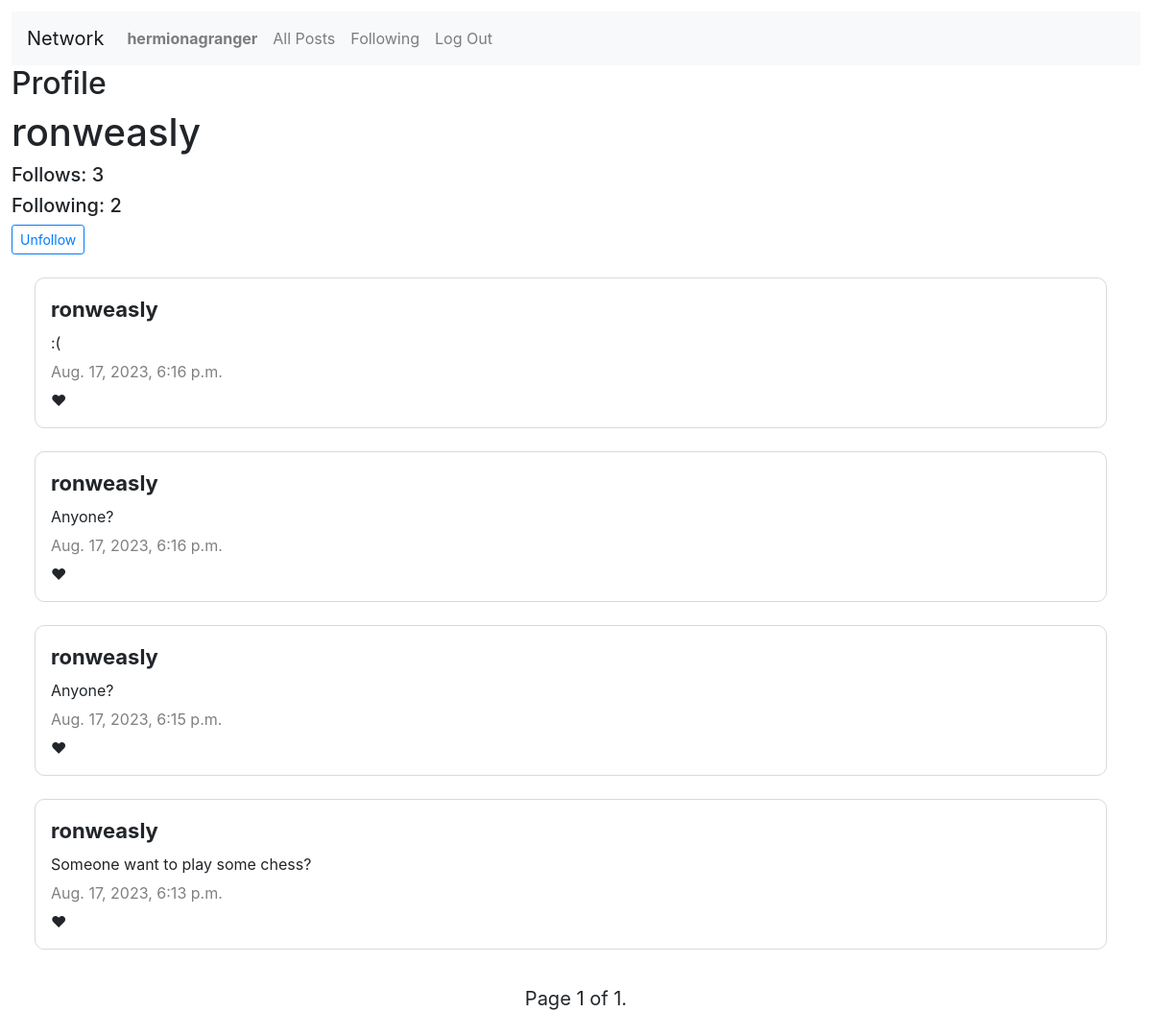
Page /3 (signed in) on the committed database.
### network/models.py (models this page shows, shortened)
class User(AbstractUser):
    pass

class Post(models.Model):
    post = models.CharField(max_length=5000)
    user = models.ForeignKey(User, on_delete=models.CASCADE)
    date = models.DateTimeField(auto_now_add=True)
    users_like = models.ManyToManyField(User, related_name='users_liked')

### network/views.py (the view, shortened to what this page needs)
# urls.py: path("<int:user_id>", views.profile, name="profile"),
def profile(request, user_id):
    follows = Follows.objects.filter(user_follows=user_id).count()
    following = Follows.objects.filter(user=user_id).count()
    if request.user.is_authenticated:
        follows_check = Follows.objects.filter(user=request.user, user_follows=user_id).exists()
    else:
        follows_check = None
    user_posts = Post.objects.filter(user_id=user_id).order_by('-date')
    post_list = user_posts
    paginator = Paginator(post_list, 10)
    page_number = request.GET.get('page')
    page_obj = paginator.get_page(page_number)
    return render(request, "network/profile.html", {
        "user_profile": User.objects.get(id=user_id),
        "user_posts": user_posts,
        "user_id": user_id,
        "follows_check": follows_check,
        "follows": follows,
        "following": following,
        "page_obj": page_obj,
    })

### network/templates/network/profile.html (shortened to what this page needs)
{% extends "network/layout.html" %}
{% load static %}
{% block body %}
    <h2>Profile</h2>
    <h1>{{ user_profile.username }}</h1>
    <h5>Follows: {{ follows }}</h5>
    <h5>Following: {{ following }}</h5>
    {% if user.is_authenticated %}
        {% if user_profile != request.user%}
            {% if follows_check == False %}
                <form action="{% url 'profile' user_id %}" method="post">
                    {% csrf_token %}
                    <input type="hidden" value="Follow" name="follow_status">
                    <button type="submit" class="btn btn-sm btn-outline-primary">Follow</button>
                </form>
            {% else %}
                <form action="{% url 'profile' user_id %}" method="post">
                    <button type="submit" class="btn btn-sm btn-outline-primary">Unfollow</button>
                </form>
            {% endif %}
        {% endif %}
    {% endif %}
    {% for user_posts in page_obj %}
        <table>
            <thead>
                <th><div>{{ user_posts.user }}</div></th>
            </thead>
            <tbody>
                <tr>
                    <td class="post">
                        <div id="post{{ user_posts.id }}">{{ user_posts.post }}</div>
                    </td>
                </tr>
                <tr><td><div class="date">{{ user_posts.date }}</div></td></tr>
                <tr>
                    <td>
                        <span id="likes_amount_{{ user_posts.id }}" class="likes_amount" data-id="{{ user_posts.id }}"></span>&#10084;
                    </td>
                </tr>
            </tbody>
        </table>
    {% endfor %}
    <div class="center">
        <div class="pagination">
            <span class="step-links">
                <span class="current">
                    Page {{ page_obj.number }} of {{ page_obj.paginator.num_pages }}.
                </span>
            </span>
        </div>
    </div>
{% endblock %}

### network/templates/network/layout.html (shortened to what this page needs)
{% load static %}
<!DOCTYPE html>
<html lang="en">
    <head>
        <link rel="stylesheet" href="https://stackpath.bootstrapcdn.com/bootstrap/4.4.1/css/bootstrap.min.css">
        <link href="{% static 'network/styles.css' %}" rel="stylesheet">
    </head>
    <body>
        <nav class="navbar navbar-expand-lg navbar-light bg-light">
            <a class="navbar-brand" href="#">Network</a>
            <div>
              <ul class="navbar-nav mr-auto">
                {% if user.is_authenticated %}
                    <li class="nav-item">
                        <a class="nav-link" href="{% url 'profile' user.id %}"><strong>{{ user.username }}</strong></a>
                    </li>
                {% endif %}
                <li class="nav-item">
                  <a class="nav-link" href="{% url 'index' %}">All Posts</a>
                </li>
                {% if user.is_authenticated %}
                    <li class="nav-item">
                        <a class="nav-link" href="{% url 'following' %}">Following</a>
                    </li>
                    <li class="nav-item">
                        <a class="nav-link" href="{% url 'logout' %}">Log Out</a>
                    </li>
                {% endif %}
              </ul>
            </div>
          </nav>
        <div class="body">
            {% block body %}
            {% endblock %}
        </div>
    </body>
</html>

### network/static/network/styles.css (style rules this page uses)
body { padding: 1vw; }
table { table-layout: fixed; width: 95%; border-collapse: separate; border-radius: 10px; border: 1px solid rgba(128, 128, 128, 0.301); padding: 1vw; margin: 3vh; }
th, tr, td { table-layout: fixed; width: 100%; padding: 2px; }
thead { font-size: 22px; }
.post { min-height: 400px; }
.date { color: gray; }
.center { text-align: center; }
.pagination { font-size: 20px; padding: 1vw; display: inline-block; }

### rows in the picture
User: username "hermionagranger"
User: username "ronweasly"
Post: user "ronweasly", post ":(", date "Aug. 17, 2023, 6:16 p.m."
Post: user "ronweasly", post "Anyone?", date "Aug. 17, 2023, 6:16 p.m."
Post: user "ronweasly", post "Anyone?", date "Aug. 17, 2023, 6:15 p.m."
Post: user "ronweasly", post "Someone want to play some chess?", date "Aug. 17, 2023, 6:13 p.m."

### other values in the picture
{{ follows }} "3"
{{ following }} "2"
{{ page_obj.number }} "1"
{{ page_obj.paginator.num_pages }} "1"
